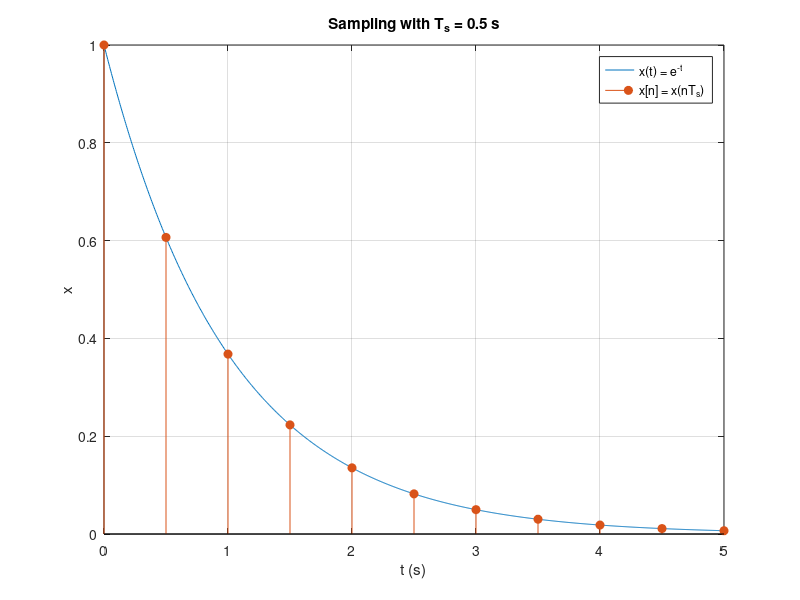
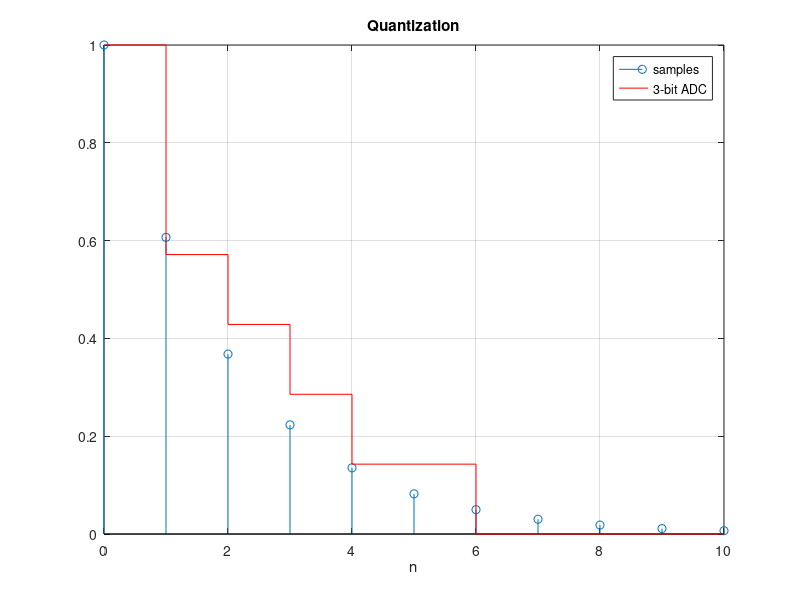

Recreate these plots in MATLAB, in order.
% Signals and Systems — Signals, Systems, CT and DT
%title: Continuous and Discrete Signals: Sampling
%ar-title: الإشارات المستمرة والمتقطعة وأخذ العيّنات
%lesson: ss-ch1-1
%course: signals-systems

%% A continuous signal on the computer
%ar: الحاسوب لا يخزن إشارة مستمرة فعلًا: نأخذ نقاطًا كثيرة جدًا قريبة من بعض (هنا 1000 نقطة) فتبدو مستمرة عند الرسم بـ plot.
t = linspace(0, 5, 1000);
x = exp(-t);

%% Sampling: x[n] = x(n Ts)
%ar: مثال الدرس: Ts = 0.5 s. العيّنة رقم n تؤخذ عند t = n Ts. لاحظ أن x[2] هي قيمة الإشارة عند t = 1 s.
Ts = 0.5;
n = 0:10;
xn = exp(-n*Ts);
fprintf('x[2] = x(%g s) = %.4f\n', 2*Ts, xn(n == 2))

%% Plot both on one figure
%ar: نرسم المستمرة بـ plot والمتقطعة بـ stem على نفس المحور (محور الزمن t = n Ts).
plot(t, x); hold on
stem(n*Ts, xn, 'filled'); hold off; grid on
xlabel('t (s)'); ylabel('x'); legend('x(t) = e^{-t}', 'x[n] = x(nT_s)'); title('Sampling with T_s = 0.5 s')

%% Deterministic and random signals
%ar: الإشارة المحددة نعرف قيمتها من القانون، أما العشوائية (مثل الضوضاء) فنولدها بـ randn: كل تشغيل يعطي قيمًا مختلفة. rng(1) يثبت البذرة لتكرار نفس النتيجة.
rng(1);
noise = 0.05*randn(size(t));
fprintf('noise: mean %.4f, std %.4f\n', mean(noise), std(noise))

%%! Project idea: a simple analog-to-digital converter
%ar: مشروع: المحول ADC يأخذ عيّنات ثم «يقرّب» كل عيّنة لأقرب مستوى (التكميم). بعدد بتات B يوجد 2^B مستوى. جرب B = 3 ولاحظ الخطأ.
B = 3; L = 2^B; xmax = 1;
q = round(xn/xmax*(L - 1))/(L - 1)*xmax;
figure; stem(n, xn); hold on; stairs(n, q, 'r'); hold off; grid on
xlabel('n'); legend('samples', sprintf('%d-bit ADC', B)); title('Quantization')
fprintf('largest quantization error = %.4f\n', max(abs(q - xn)))
